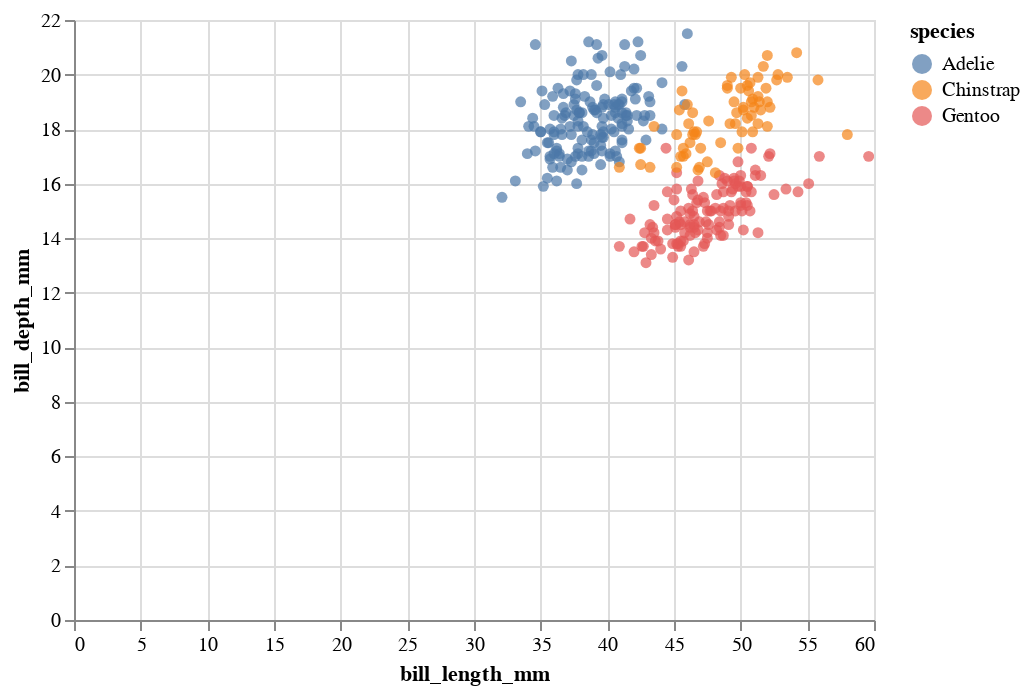

Notebook code cell kept with this figure:
### Markdown cell above
## More Advanced Interaction
What if you want to do more than just panning and zooming? More information can be found [at the documentation here](https://altair-viz.github.io/user_guide/interactions.html).

### Code cell
# Let's first introduce the color channel for species
species_color = alt.Color("species:N") # Notice that we can pull this out into a separate variable!

alt.Chart(penguins).mark_circle().encode(
  x="bill_length_mm:Q",
  y="bill_depth_mm:Q",
  color=species_color
).interactive()

### Figure 1 — Vega-Lite specification as saved in the notebook (floating-point values rounded to 4 significant figures; data arrays with more than 128 entries replaced by an {"elided": "..."} marker saying what was removed)
{"config": {"view": {"continuousWidth": 400, "continuousHeight": 300}}, "data": {"name": "data-2579922f606b528784ce92236e4ec646"}, "mark": "circle", "encoding": {"color": {"field": "species", "type": "nominal"}, "x": {"field": "bill_length_mm", "type": "quantitative"}, "y": {"field": "bill_depth_mm", "type": "quantitative"}}, "selection": {"selector005": {"type": "interval", "bind": "scales", "encodings": ["x", "y"]}}, "$schema": "https://vega.github.io/schema/vega-lite/v4.17.0.json", "datasets": {"data-2579922f606b528784ce92236e4ec646": {"elided": "342 records"}}}
